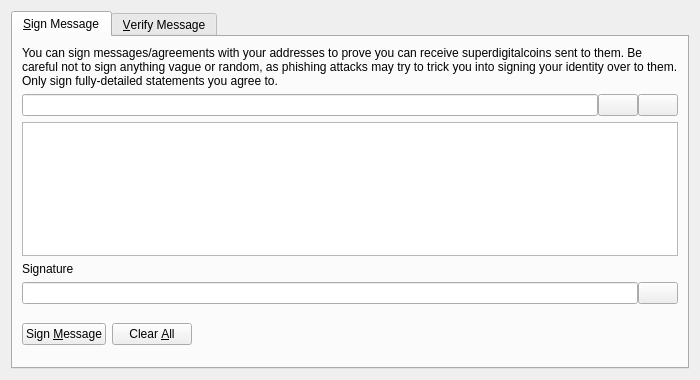
<?xml version="1.0" encoding="UTF-8"?>
<ui version="4.0">
 <class>SignVerifyMessageDialog</class>
 <widget class="QDialog" name="SignVerifyMessageDialog">
  <property name="geometry">
   <rect>
    <x>0</x>
    <y>0</y>
    <width>700</width>
    <height>380</height>
   </rect>
  </property>
  <property name="windowTitle">
   <string>Signatures - Sign / Verify a Message</string>
  </property>
  <property name="modal">
   <bool>true</bool>
  </property>
  <layout class="QVBoxLayout" name="verticalLayout">
   <item>
    <widget class="QTabWidget" name="tabWidget">
     <property name="currentIndex">
      <number>0</number>
     </property>
     <widget class="QWidget" name="tabSignMessage">
      <attribute name="title">
       <string>&amp;Sign Message</string>
      </attribute>
      <layout class="QVBoxLayout" name="verticalLayout_SM">
       <item>
        <widget class="QLabel" name="infoLabel_SM">
         <property name="text">
          <string>You can sign messages/agreements with your addresses to prove you can receive superdigitalcoins sent to them. Be careful not to sign anything vague or random, as phishing attacks may try to trick you into signing your identity over to them. Only sign fully-detailed statements you agree to.</string>
         </property>
         <property name="textFormat">
          <enum>Qt::PlainText</enum>
         </property>
         <property name="wordWrap">
          <bool>true</bool>
         </property>
        </widget>
       </item>
       <item>
        <layout class="QHBoxLayout" name="horizontalLayout_1_SM">
         <property name="spacing">
          <number>0</number>
         </property>
         <item>
          <widget class="QValidatedLineEdit" name="addressIn_SM">
           <property name="toolTip">
            <string>The SuperDigitalCoin address to sign the message with</string>
           </property>
          </widget>
         </item>
         <item>
          <widget class="QPushButton" name="addressBookButton_SM">
           <property name="toolTip">
            <string>Choose previously used address</string>
           </property>
           <property name="text">
            <string/>
           </property>
           <property name="icon">
            <iconset resource="../bitcoin.qrc">
             <normaloff>:/icons/address-book</normaloff>:/icons/address-book</iconset>
           </property>
           <property name="shortcut">
            <string>Alt+A</string>
           </property>
           <property name="autoDefault">
            <bool>false</bool>
           </property>
          </widget>
         </item>
         <item>
          <widget class="QPushButton" name="pasteButton_SM">
           <property name="toolTip">
            <string>Paste address from clipboard</string>
           </property>
           <property name="text">
            <string/>
           </property>
           <property name="icon">
            <iconset resource="../bitcoin.qrc">
             <normaloff>:/icons/editpaste</normaloff>:/icons/editpaste</iconset>
           </property>
           <property name="shortcut">
            <string>Alt+P</string>
           </property>
           <property name="autoDefault">
            <bool>false</bool>
           </property>
          </widget>
         </item>
        </layout>
       </item>
       <item>
        <widget class="QPlainTextEdit" name="messageIn_SM">
         <property name="toolTip">
          <string>Enter the message you want to sign here</string>
         </property>
        </widget>
       </item>
       <item>
        <widget class="QLabel" name="signatureLabel_SM">
         <property name="text">
          <string>Signature</string>
         </property>
         <property name="textFormat">
          <enum>Qt::PlainText</enum>
         </property>
        </widget>
       </item>
       <item>
        <layout class="QHBoxLayout" name="horizontalLayout_2_SM">
         <property name="spacing">
          <number>0</number>
         </property>
         <item>
          <widget class="QLineEdit" name="signatureOut_SM">
           <property name="font">
            <font>
             <italic>true</italic>
            </font>
           </property>
           <property name="readOnly">
            <bool>true</bool>
           </property>
          </widget>
         </item>
         <item>
          <widget class="QPushButton" name="copySignatureButton_SM">
           <property name="toolTip">
            <string>Copy the current signature to the system clipboard</string>
           </property>
           <property name="text">
            <string/>
           </property>
           <property name="icon">
            <iconset resource="../bitcoin.qrc">
             <normaloff>:/icons/editcopy</normaloff>:/icons/editcopy</iconset>
           </property>
           <property name="autoDefault">
            <bool>false</bool>
           </property>
          </widget>
         </item>
        </layout>
       </item>
       <item>
        <layout class="QHBoxLayout" name="horizontalLayout_3_SM">
         <item>
          <widget class="QPushButton" name="signMessageButton_SM">
           <property name="toolTip">
            <string>Sign the message to prove you own this SuperDigitalCoin address</string>
           </property>
           <property name="text">
            <string>Sign &amp;Message</string>
           </property>
           <property name="icon">
            <iconset resource="../bitcoin.qrc">
             <normaloff>:/icons/edit</normaloff>:/icons/edit</iconset>
           </property>
           <property name="autoDefault">
            <bool>false</bool>
           </property>
          </widget>
         </item>
         <item>
          <widget class="QPushButton" name="clearButton_SM">
           <property name="toolTip">
            <string>Reset all sign message fields</string>
           </property>
           <property name="text">
            <string>Clear &amp;All</string>
           </property>
           <property name="icon">
            <iconset resource="../bitcoin.qrc">
             <normaloff>:/icons/remove</normaloff>:/icons/remove</iconset>
           </property>
           <property name="autoDefault">
            <bool>false</bool>
           </property>
          </widget>
         </item>
         <item>
          <spacer name="horizontalSpacer_1_SM">
           <property name="orientation">
            <enum>Qt::Horizontal</enum>
           </property>
           <property name="sizeHint" stdset="0">
            <size>
             <width>40</width>
             <height>48</height>
            </size>
           </property>
          </spacer>
         </item>
         <item>
          <widget class="QLabel" name="statusLabel_SM">
           <property name="font">
            <font>
             <weight>75</weight>
             <bold>true</bold>
            </font>
           </property>
           <property name="text">
            <string/>
           </property>
           <property name="wordWrap">
            <bool>true</bool>
           </property>
          </widget>
         </item>
         <item>
          <spacer name="horizontalSpacer_2_SM">
           <property name="orientation">
            <enum>Qt::Horizontal</enum>
           </property>
           <property name="sizeHint" stdset="0">
            <size>
             <width>40</width>
             <height>48</height>
            </size>
           </property>
          </spacer>
         </item>
        </layout>
       </item>
      </layout>
     </widget>
     <widget class="QWidget" name="tabVerifyMessage">
      <attribute name="title">
       <string>&amp;Verify Message</string>
      </attribute>
      <layout class="QVBoxLayout" name="verticalLayout_VM">
       <item>
        <widget class="QLabel" name="infoLabel_VM">
         <property name="text">
          <string>Enter the receiver's address, message (ensure you copy line breaks, spaces, tabs, etc. exactly) and signature below to verify the message. Be careful not to read more into the signature than what is in the signed message itself, to avoid being tricked by a man-in-the-middle attack. Note that this only proves the signing party receives with the address, it cannot prove sendership of any transaction!</string>
         </property>
         <property name="textFormat">
          <enum>Qt::PlainText</enum>
         </property>
         <property name="alignment">
          <set>Qt::AlignLeading|Qt::AlignLeft|Qt::AlignTop</set>
         </property>
         <property name="wordWrap">
          <bool>true</bool>
         </property>
        </widget>
       </item>
       <item>
        <layout class="QHBoxLayout" name="horizontalLayout_1_VM">
         <property name="spacing">
          <number>0</number>
         </property>
         <item>
          <widget class="QValidatedLineEdit" name="addressIn_VM">
           <property name="toolTip">
            <string>The SuperDigitalCoin address the message was signed with</string>
           </property>
          </widget>
         </item>
         <item>
          <widget class="QPushButton" name="addressBookButton_VM">
           <property name="toolTip">
            <string>Choose previously used address</string>
           </property>
           <property name="text">
            <string/>
           </property>
           <property name="icon">
            <iconset resource="../bitcoin.qrc">
             <normaloff>:/icons/address-book</normaloff>:/icons/address-book</iconset>
           </property>
           <property name="shortcut">
            <string>Alt+A</string>
           </property>
           <property name="autoDefault">
            <bool>false</bool>
           </property>
          </widget>
         </item>
        </layout>
       </item>
       <item>
        <widget class="QPlainTextEdit" name="messageIn_VM"/>
       </item>
       <item>
        <widget class="QValidatedLineEdit" name="signatureIn_VM"/>
       </item>
       <item>
        <layout class="QHBoxLayout" name="horizontalLayout_2_VM">
         <item>
          <widget class="QPushButton" name="verifyMessageButton_VM">
           <property name="toolTip">
            <string>Verify the message to ensure it was signed with the specified SuperDigitalCoin address</string>
           </property>
           <property name="text">
            <string>Verify &amp;Message</string>
           </property>
           <property name="icon">
            <iconset resource="../bitcoin.qrc">
             <normaloff>:/icons/transaction_0</normaloff>:/icons/transaction_0</iconset>
           </property>
           <property name="autoDefault">
            <bool>false</bool>
           </property>
          </widget>
         </item>
         <item>
          <widget class="QPushButton" name="clearButton_VM">
           <property name="toolTip">
            <string>Reset all verify message fields</string>
           </property>
           <property name="text">
            <string>Clear &amp;All</string>
           </property>
           <property name="icon">
            <iconset resource="../bitcoin.qrc">
             <normaloff>:/icons/remove</normaloff>:/icons/remove</iconset>
           </property>
           <property name="autoDefault">
            <bool>false</bool>
           </property>
          </widget>
         </item>
         <item>
          <spacer name="horizontalSpacer_1_VM">
           <property name="orientation">
            <enum>Qt::Horizontal</enum>
           </property>
           <property name="sizeHint" stdset="0">
            <size>
             <width>40</width>
             <height>48</height>
            </size>
           </property>
          </spacer>
         </item>
         <item>
          <widget class="QLabel" name="statusLabel_VM">
           <property name="font">
            <font>
             <weight>75</weight>
             <bold>true</bold>
            </font>
           </property>
           <property name="text">
            <string/>
           </property>
           <property name="wordWrap">
            <bool>true</bool>
           </property>
          </widget>
         </item>
         <item>
          <spacer name="horizontalSpacer_2_VM">
           <property name="orientation">
            <enum>Qt::Horizontal</enum>
           </property>
           <property name="sizeHint" stdset="0">
            <size>
             <width>40</width>
             <height>48</height>
            </size>
           </property>
          </spacer>
         </item>
        </layout>
       </item>
      </layout>
     </widget>
    </widget>
   </item>
  </layout>
 </widget>
 <customwidgets>
  <customwidget>
   <class>QValidatedLineEdit</class>
   <extends>QLineEdit</extends>
   <header>qvalidatedlineedit.h</header>
  </customwidget>
 </customwidgets>
 <resources>
  <include location="../bitcoin.qrc"/>
 </resources>
 <connections/>
</ui>
